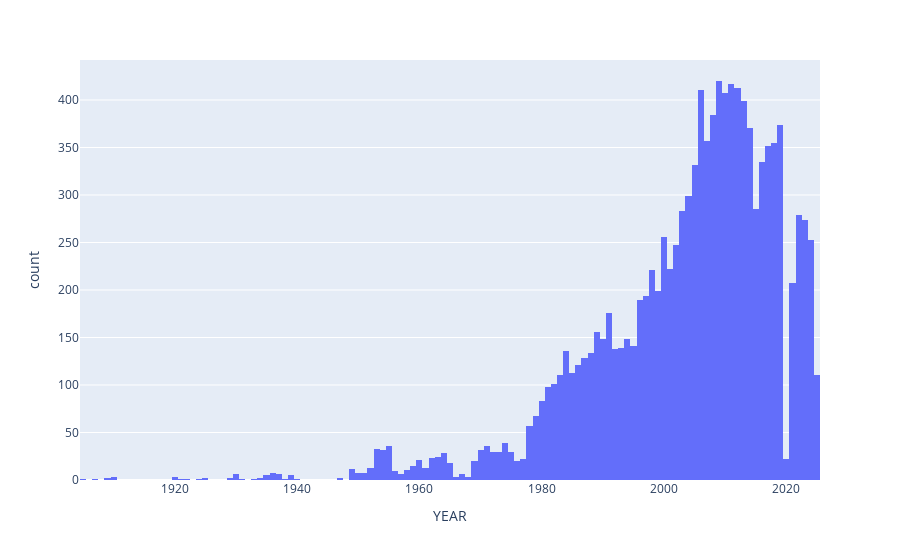

The notebook cell this image was saved under:
### Code cell
fig = px.histogram(expeddf, x="YEAR")
fig.show()

### Figure 1 — Plotly figure (JSON) as saved in the notebook; plotly's stock layout.template omitted (floating-point values rounded to 4 significant figures; data arrays with more than 128 entries replaced by an {"elided": "..."} marker saying what was removed)
{"data": [{"bingroup": "x", "hovertemplate": "YEAR=%{x}<br>count=%{y}<extra></extra>", "legendgroup": "", "marker": {"color": "#636efa", "pattern": {"shape": ""}}, "name": "", "orientation": "v", "showlegend": false, "type": "histogram", "x": {"elided": "11695 int values"}, "xaxis": "x", "yaxis": "y"}], "layout": {"barmode": "relative", "legend": {"tracegroupgap": 0}, "margin": {"t": 60}, "xaxis": {"anchor": "y", "domain": [0, 1], "title": {"text": "YEAR"}}, "yaxis": {"anchor": "x", "domain": [0, 1], "title": {"text": "count"}}}}
